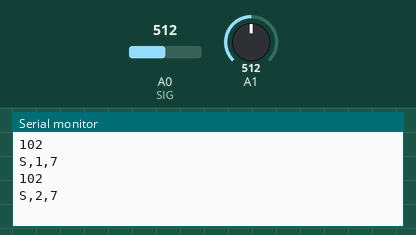
Simulated run of this sketch. Board: Arduino Uno, built with avr-gcc and run on an emulated ATmega328P. Parts: the last lines printed to the serial monitor. The inputs (shaded band) are chosen by the test bench; at power-on: A0 (SIG) = 512, A1 = 512.

Above: at 1.2 s.
1.3 s: A0 (SIG) set to 716
At 2.6 s:
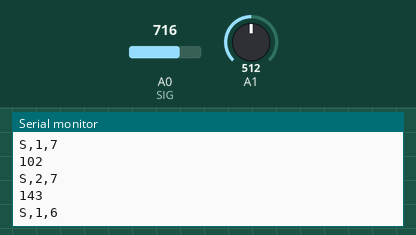
2.8 s: A1 set to 716
At 3.7 s:
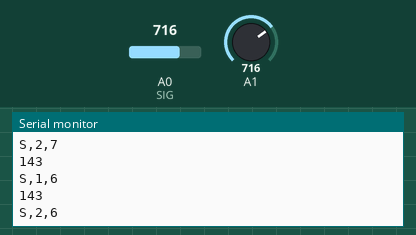
4.3 s: A0 (SIG) set to 900
5.8 s: A1 set to 900
At 7.0 s:
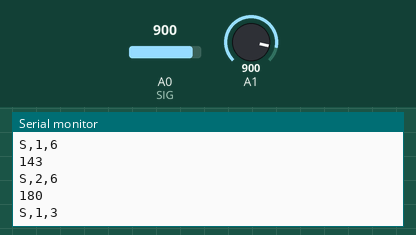
Timing chart, 0 to 8.3 s (numbered marks = the images above; inputs shaded):
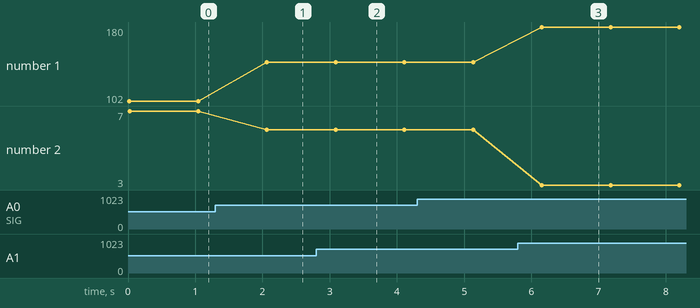

Measured:
- after the input at 1.3 s, the serial monitor: prints a new line after 0.77 s (image 1)
- after the input at 2.8 s, the serial monitor: prints a new line after 0.29 s (image 2)
- plotted number 1: 102 → 143 after the input at 1.3 s
- plotted number 2: 7 → 6 after the input at 1.3 s

The sketch:

button_sensor_display_13_03_24.ino
```cpp
#include <math.h>
int button = 0;
int pars_button = 10;
unsigned long for_button = 0;
unsigned long for_button_old = 0;
int inc = 0;
int blz_button = 0;
int pin = 0;

#define S0 2
#define S1 3
#define S2 4
#define S3 5
#define SIG A0

void setup() {
  Serial.begin(115200);

  pinMode(S0, OUTPUT);
  pinMode(S1, OUTPUT);
  pinMode(S2, OUTPUT);
  pinMode(S3, OUTPUT);

  digitalWrite(S0, LOW);
  digitalWrite(S1, LOW);
  digitalWrite(S2, LOW);
  digitalWrite(S3, LOW);
  // остальную геометрию смотри в документации
}
void loop() {
  parsing();
}

int parsing() {
  for (int i = 0; i < 2; i++) {
    pin = i;
    pars_button = Button_read();
    if (pars_button != 10) {
      Serial.print("S,");
      Serial.print(i + 1);
      Serial.print(",");
      Serial.println(pars_button + 1);
      pars_button = 10;
      for_button = 0;
      delay(1000);
    }
  }
}


int Button_read() {
    for (int i = 0; i < 100; i++) {
      button = analogRead(pin);
      for_button_old += button;
      //delay(1);
    }
    for_button_old /= 100;
    for_button_old /= 5;

  if (for_button_old > 7 ) {

    for (int i = 0; i < 100; i++) {
      button = analogRead(pin);
      for_button += button;
      //delay(1);
    }
    for_button /= 100;
    for_button /= 5;
    Serial.println(for_button);
  }

  if (for_button >= 10 && for_button <= 16) {
    return 9;
  } else if (for_button >= 23 && for_button <= 37) {
    return 8;
  } else if (for_button >= 60 && for_button <= 80) {
    return 7;
  } else if (for_button >= 90 && for_button <= 105) {
    return 6;
  } else if (for_button >= 125 && for_button <= 147) {
    return 5;
  } else if (for_button >= 150 && for_button <= 164) {
    return 4;
  } else if (for_button >= 167 && for_button <= 178) {
    return 3;
  } else if (for_button >= 180 && for_button <= 186) {
    return 2;
  } else if (for_button >= 189 && for_button <= 193) {
    return 1;
  } else if (for_button >= 201 && for_button <= 206) {
    return 0;
  } else if (for_button < 7) {
    return 10;
  }
}


int readMux(int channel) {
  int controlPin[] = { S0, S1, S2, S3 };

  int muxChannel[16][4] = {
    { 0, 0, 0, 0 },  //channel 0
    { 1, 0, 0, 0 },  //channel 1
    { 0, 1, 0, 0 },  //channel 2
    { 1, 1, 0, 0 },  //channel 3
    { 0, 0, 1, 0 },  //channel 4
    { 1, 0, 1, 0 },  //channel 5
    { 0, 1, 1, 0 },  //channel 6
    { 1, 1, 1, 0 },  //channel 7
    { 0, 0, 0, 1 },  //channel 8
    { 1, 0, 0, 1 },  //channel 9
    { 0, 1, 0, 1 },  //channel 10
    { 1, 1, 0, 1 },  //channel 11
    { 0, 0, 1, 1 },  //channel 12
    { 1, 0, 1, 1 },  //channel 13
    { 0, 1, 1, 1 },  //channel 14
    { 1, 1, 1, 1 }   //channel 15
  };

  //loop through the 4 sig
  for (int i = 0; i < 4; i++) {
    digitalWrite(controlPin[i], muxChannel[channel][i]);
  }

  //read the value at the SIG pin
  int val = analogRead(SIG);

  //return the value
  return val;
}
```
